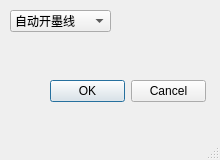
<?xml version="1.0" encoding="UTF-8"?>
<ui version="4.0">
 <class>openSytleSet</class>
 <widget class="QMainWindow" name="openSytleSet">
  <property name="geometry">
   <rect>
    <x>0</x>
    <y>0</y>
    <width>220</width>
    <height>160</height>
   </rect>
  </property>
  <property name="windowTitle">
   <string>MainWindow</string>
  </property>
  <widget class="QWidget" name="centralwidget">
   <widget class="QComboBox" name="comboBox">
    <property name="geometry">
     <rect>
      <x>10</x>
      <y>10</y>
      <width>101</width>
      <height>22</height>
     </rect>
    </property>
    <item>
     <property name="text">
      <string>自动开墨线</string>
     </property>
    </item>
    <item>
     <property name="text">
      <string>手动开墨线</string>
     </property>
    </item>
   </widget>
   <widget class="QDialogButtonBox" name="openbutton">
    <property name="geometry">
     <rect>
      <x>50</x>
      <y>80</y>
      <width>156</width>
      <height>23</height>
     </rect>
    </property>
    <property name="standardButtons">
     <set>QDialogButtonBox::Cancel|QDialogButtonBox::Ok</set>
    </property>
   </widget>
  </widget>
  <widget class="QMenuBar" name="menubar">
   <property name="geometry">
    <rect>
     <x>0</x>
     <y>0</y>
     <width>220</width>
     <height>23</height>
    </rect>
   </property>
  </widget>
  <widget class="QStatusBar" name="statusbar"/>
 </widget>
 <resources/>
 <connections/>
</ui>
